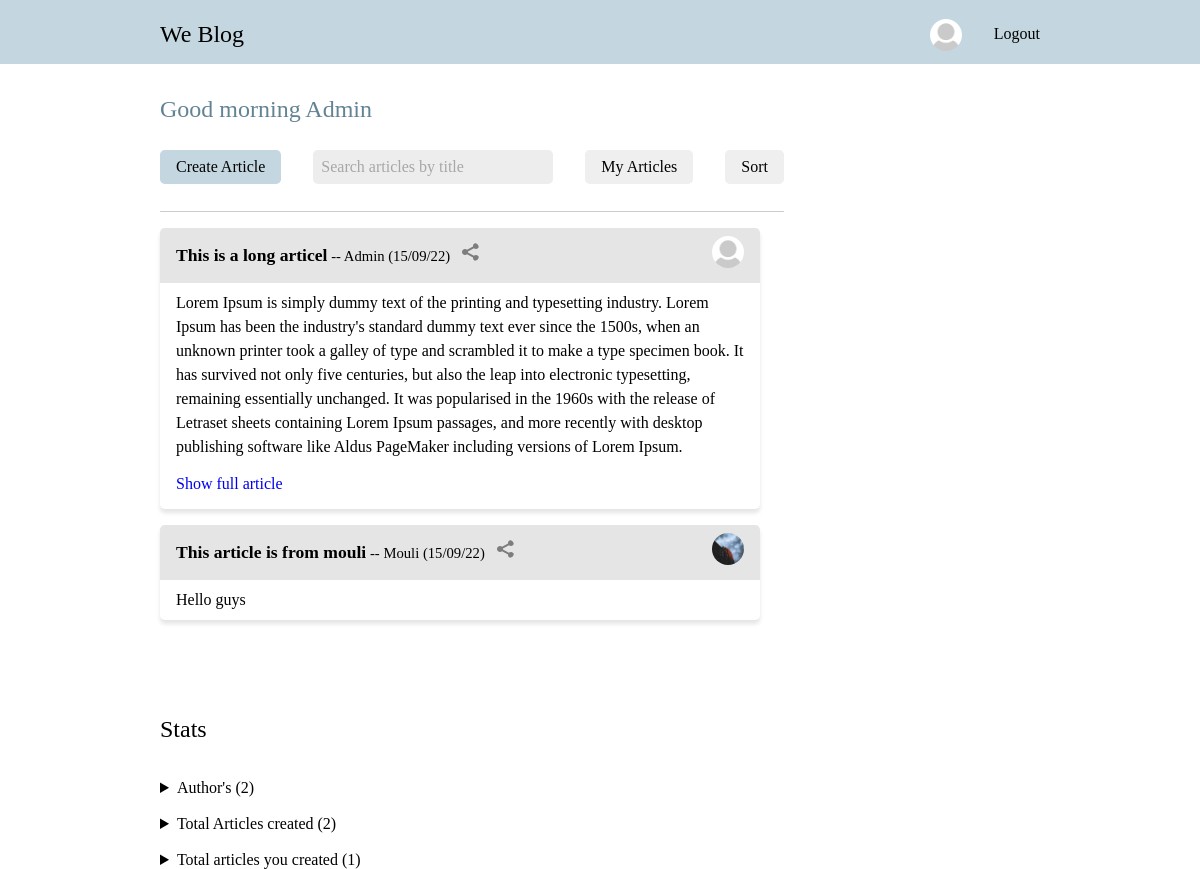
Before: /Bloghome/ (signed in) with the older database file.
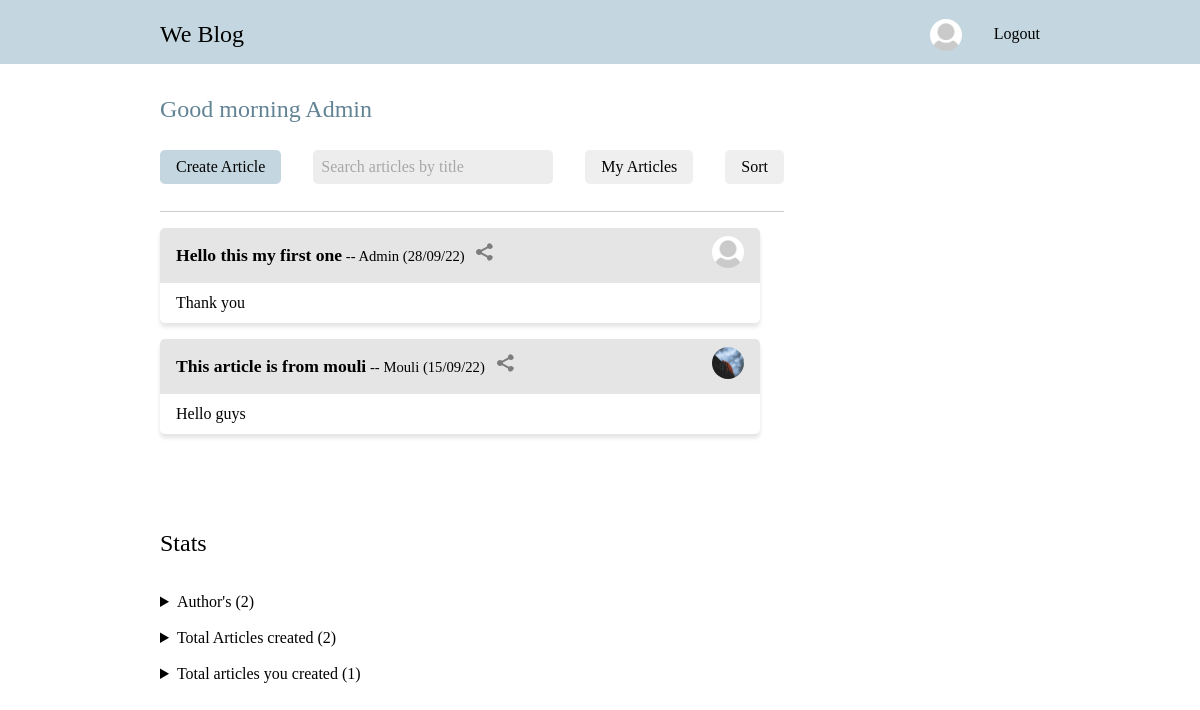
After: the same page with the newer database file.
### blog/models.py (models this page shows, shortened)
class Profile(models.Model):
    user = models.OneToOneField(User, on_delete=models.CASCADE, null=True)
    pic = models.ImageField(default="Defaultprofilepic.jpg", upload_to='Profiles/')

class Article(models.Model):
    user = models.ForeignKey(User, on_delete=models.CASCADE, null=True)
    title=models.CharField(max_length=200)
    desc=models.TextField()
    date = models.DateTimeField(default=datetime.now)
    pic = models.ImageField(null = True, blank = True, upload_to='Articlepics/')

### blog/views.py (the view)
# urls.py: path('Bloghome/', views.Bloghome, name="Bloghome" ),
def Bloghome(request):
    if request.user.is_authenticated:
        for i in User.objects.all():
            return render(request, 'Home.html',{
            'Articles':Article.objects.order_by("-date"),
            'Allarticles':Article.objects.all(),
            'Myarticles':Article.objects.filter(user=request.user).order_by("-date"),
            'Authors':User.objects.all(),
            'Time':int(datetime.now().strftime("%H")),
             })
    else:
        return redirect('/')

### Templates/Home.html (shortened to what this page needs)
{% load static %}
<!DOCTYPE html>
<html lang="en">
  <head>
    <link rel="stylesheet" href="{% static '/Css/Landingpage.css' %}" />
    <link rel="stylesheet" href="{% static '/Css/Home.css' %}" />
  </head>
  <body>
    <header id="Top">
      <a href="/"><span>We Blog</span></a>
      <ul>
        <a class="nohover" href="{% url 'Profile' %}"
          ><img src="{{user.profile.pic.url}}" alt="Profile"
        /></a>
        <a href="{% url 'Logout' %}">
          <li>Logout</li>
        </a>
      </ul>
    </header>
    <div class="Main">
      <div class="Welcome">
        {% if Time > 0 and Time < 12 %}
        <h1>Good morning {{user.username}}</h1>
        {% elif Time > 12 and Time < 18 %}
        <h1>Good afternoon {{user.username}}</h1>
        {% else %}
        <h1>Good evening {{user.username}}</h1>
        {% endif %}
      </div>
      <div class="Articlecontainer">
        <div class="oneside">
          <div class="Articleheader">
            <button class="Create" type="button" onclick="createarticle()">
              Create Article
            </button>
            <form action="{% url 'Search' %}" method="POST" class="Search">
              <input
                type="text"
                name="search"
                id="search"
                placeholder="Search articles by title"
              />
            </form>
            <a href="{% url 'Myarticles' %}"><button>My Articles</button></a>
            <a href="{% url 'Sort' %}"><button type="button">Sort</button></a>
          </div>
          <hr />
          {% if Articles%} {% for i in Articles %}
          <div class="Article">
            <section>
              <p class="title" id="title-{{i.id}}">
                <b>{{i.title}}</b
                ><small> -- {{i.user}} ({{i.date | date:"j/m/y"}}) &nbsp;</small>
                <svg
                  class="share"
                  id="http://127.0.0.1:8000/Detail/{{i.id}}"
                  onclick="Copy(this)"
                  width="17"
                  height="18"
                  viewBox="0 0 17 18"
                  fill="none"
                  xmlns="http://www.w3.org/2000/svg"
                >
                  <path
                    d="M0 9C0 10.654 1.346 12 3 12C3.794 12 4.512 11.685 5.049 11.18L11.04 14.604C11.022 14.734 11 14.864 11 15C11 16.654 12.346 18 14 18C15.654 18 17 16.654 17 15C17 13.346 15.654 12 14 12C13.206 12 12.488 12.315 11.951 12.82L5.96 9.397C5.978 9.266 6 9.136 6 9C6 8.864 5.978 8.734 5.96 8.603L11.951 5.18C12.488 5.685 13.206 6 14 6C15.654 6 17 4.654 17 3C17 1.346 15.654 0 14 0C12.346 0 11 1.346 11 3C11 3.136 11.022 3.266 11.04 3.397L5.049 6.82C4.496 6.29468 3.76273 6.00123 3 6C1.346 6 0 7.346 0 9Z"
                    fill="#7D7D7D"
                  />
                </svg>
              </p>
              <a href="{% url 'Authorpage' i.user.id %}">
                <img src="{{i.user.profile.pic.url}}" alt="Profilepic" />
              </a>
            </section>
            <div class="desc">
              <p>{{i.desc}}</p>
            </div>
            {% if i.desc|length > 300 or i.pic %}
            <div class="Articlefooter">
              <p>
                <a href="{% url 'Detail' i.id %}">Show full article</a>
              </p>
            </div>
            {% endif %}
          </div>
          {% endfor %} {% else %}
          <br />
          <p>No articles here🥲</p>
          {% endif %}
        </div>
        <div class="Otherside">
          <h2>Stats</h2>
          <br />
          <br />
          <details>
            <summary>Author's ({{Authors.count}})</summary>
          </details>
          <br />
          <details>
            <summary>Total Articles created ({{Allarticles.count}})</summary>
          </details>
          <br />
          <details>
            <summary>Total articles you created ({{Myarticles.count}})</summary>
          </details>
        </div>
      </div>
    </div>
  </body>
</html>

### Static/Css/Landingpage.css (style rules this page uses)
:root { --radius: 0.3rem; --input: #ededed; --para-light: #595959; --para-dark: #000000; --ff: montserrat medium; --header-light: #242424; --horizantal-padding: 10rem; --primary-clr-800: #628394; --primary-clr-400: #c4d7e0; }
* { margin: 0; padding: 0; font-family: var(--ff); text-decoration: none; box-sizing: border-box; scroll-behavior: smooth; border-radius: var(--radius); }
::placeholder { color: #a7a7a7; }
header { display: flex; flex-wrap: wrap; border-radius: 0; max-height: 4rem; align-items: center; padding: 1rem var(--horizantal-padding); background-color: var(--primary-clr-400); }
header a { cursor: pointer; color: var(--para-dark); }
header img { top: 0.2rem; width: 2rem; height: 2rem; object-fit: cover; position: relative; border-radius: 50%; }
header span { font-size: 1.5rem; cursor: pointer; }
ul { gap: 2rem; display: flex; font-size: 1rem; list-style: none; margin-left: auto; place-items: center; }
form input { width: 30ch; border: none; outline: none; display: block; font-size: 1rem; padding: 0.7rem; margin: 0.7rem 0; border-radius: var(--radius); background-color: var(--input); }

### Static/Css/Home.css (style rules this page uses)
header { border-radius: 0px; position: sticky; top: 0; }
.Main { margin: 0 var(--horizantal-padding); }
hr { height: 1px; margin: 1rem 0; border-width: 0; background-color: #cccccc; }
h1 { font-weight: lighter; color: var(--primary-clr-800); font-size: 1.5rem; }
.Welcome { margin-top: 2rem; margin-bottom: 1rem; }
.Create { border: none; font-size: 1rem; padding: 0.5rem 1rem; background-color: var(--primary-clr-400); }
.Articlecontainer { gap: 5rem; display: flex; flex-wrap: wrap; }
.Articlecontainer h2 { font-weight: normal; }
.Articlecontainer button { border: none; font-size: 1rem; cursor: pointer; align-items: center; border-radius: var(--radius); padding: 0.5rem 1rem; }
.Articleheader { gap: 2rem; display: flex; flex-wrap: wrap; align-items: center; justify-content: flex-start; }
.Search input { padding: 0.5rem; }
.Article { width: 50vw; margin: 1rem 0; box-shadow: 0px 4px 4px 0px #e5e5e5; }
.Article section { display: flex; gap: 2rem; line-height: 1.5rem; align-items: center; padding: 0.5rem 1rem; justify-content: space-between; border-radius: 0.3rem 0.3rem 0 0; background-color: #e5e5e5; }
.Article section img { width: 2rem; height: 2rem; object-fit: cover; border-radius: 50%; }
.Articlecontainer .Article .desc { padding: 0.5rem 1rem; max-height: 26vh; overflow: hidden; line-height: 1.5rem; }
summary { cursor: pointer; }
.Create { background-color: var(--primary-clr-400); }
.title { font-size: 1.1rem; line-height: 2rem; }

Changed rows visible on the page:
removed Article: title "This is a long articel", user "Admin", date "15/09/22", user.profile.pic (placeholder picture), desc "Lorem Ipsum is simply dummy text of the printing and typesetting industry. Lorem Ipsum has been the industry's standard dummy text ever since the 1500s, when an unknown printer took a galley of type and scrambled it to make a type specimen book. It has survived not only five centuries, but also the leap into electronic typesetting, remaining essentially unchanged. It was popularised in the 1960s with the release of Letraset sheets containing Lorem Ipsum passages, and more recently with desktop publishing software like Aldus PageMaker including versions of Lorem Ipsum.", shows "Show full article"
added Article: title "Hello this my first one", user "Admin", date "28/09/22", user.profile.pic (placeholder picture), desc "Thank you"
